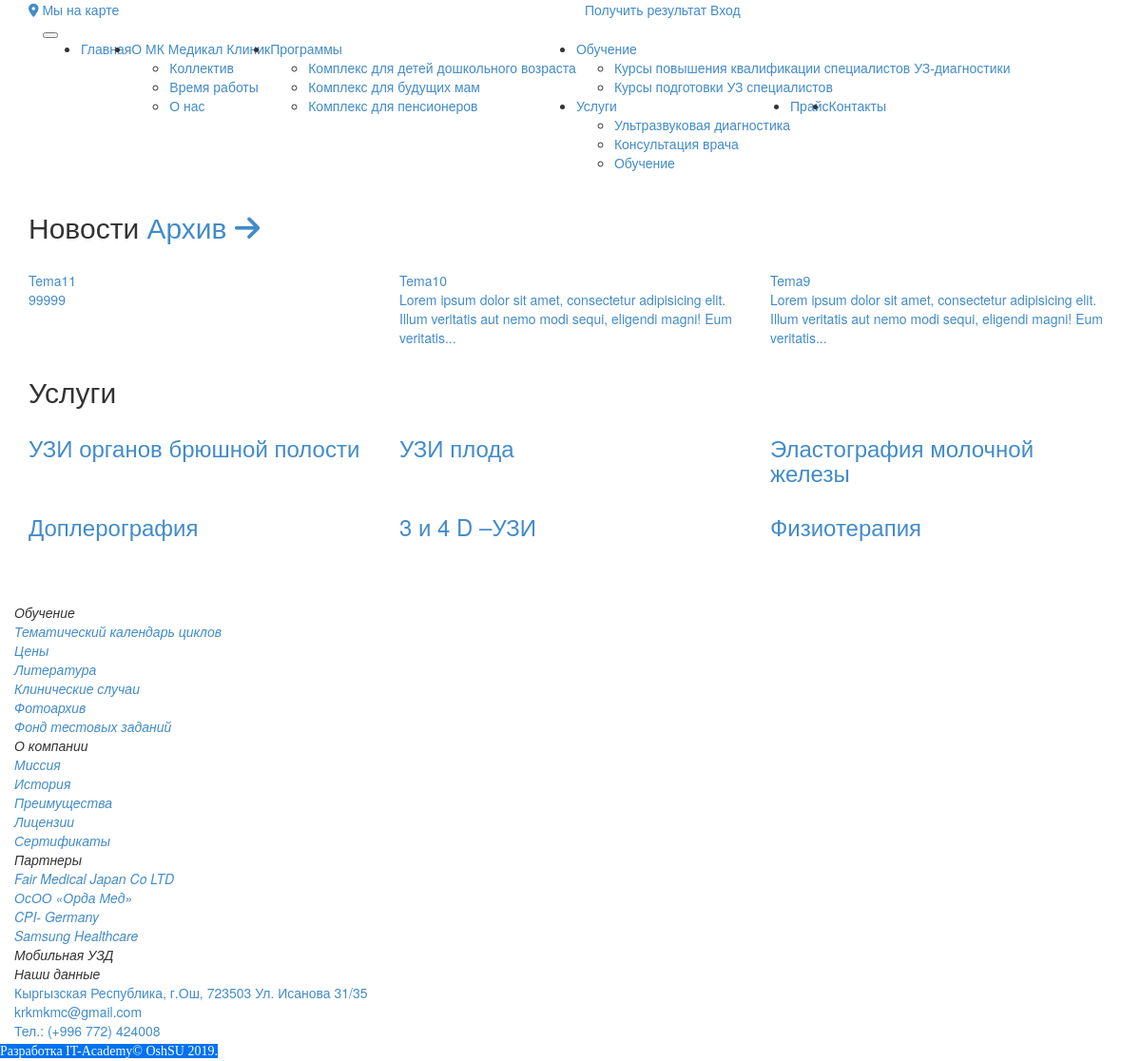
Before: / with the older database file.
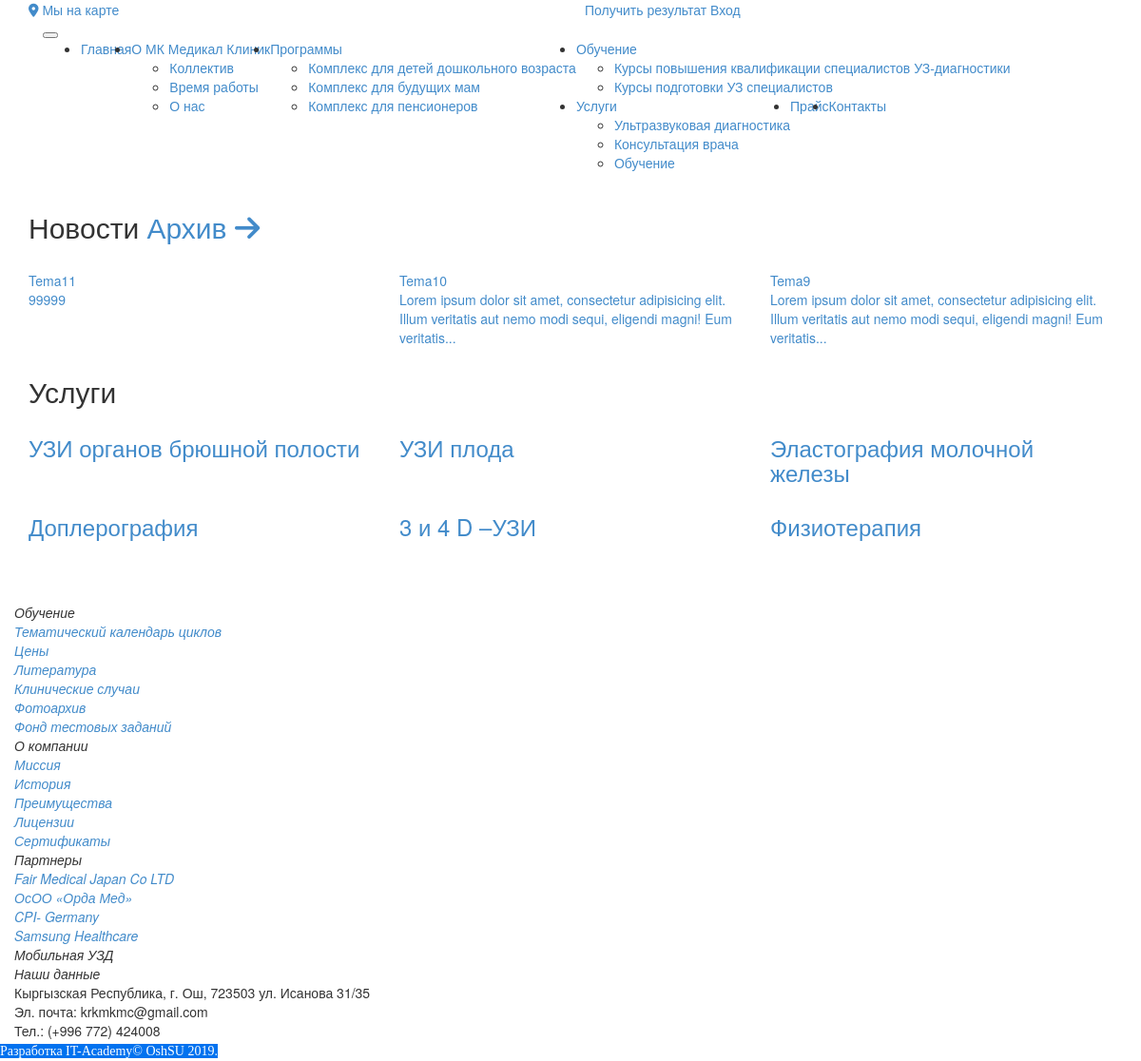
After: the same page with the newer database file.
### tables this page shows
CREATE TABLE IF NOT EXISTS `ex_menu` (
  `id` int(11) NOT NULL AUTO_INCREMENT,
  `sort` int(11) DEFAULT '0',
  `id_parent` int(11) DEFAULT '0',
  `id_page` int(11) DEFAULT NULL,
  `url` varchar(255) DEFAULT NULL,
  `target` varchar(50) DEFAULT NULL,
  `name_kg` varchar(255) DEFAULT NULL,
  `name_ru` varchar(255) DEFAULT NULL,
  `name_en` varchar(255) NOT NULL,
  PRIMARY KEY (`id`)
);

CREATE TABLE IF NOT EXISTS `ex_page` (
  `id` int(11) NOT NULL AUTO_INCREMENT,
  `id_type_page` int(11) DEFAULT NULL,
  `id_page_tema` int(11) NOT NULL,
  `id_user` int(11) NOT NULL,
  `user` varchar(100) NOT NULL,
  `address` varchar(250) NOT NULL,
  `vrem_ot` datetime DEFAULT NULL,
  `vrem_do` datetime DEFAULT NULL,
  `foto` varchar(255) DEFAULT NULL,
  `foto_thumb` varchar(250) NOT NULL,
  `video` varchar(255) DEFAULT NULL,
  `audio` varchar(250) NOT NULL,
  `url` varchar(250) NOT NULL,
  `log` int(11) DEFAULT '1',
  `stat` int(11) DEFAULT '0',
  `vrem` datetime DEFAULT NULL,
  `tema_kg` varchar(255) NOT NULL,
  `tema_ru` varchar(255) DEFAULT NULL,
  `tema_en` varchar(250) NOT NULL,
  `page_text_kg` text NOT NULL,
  `page_text_ru` text NOT NULL,
  `page_text_en` text,
  `key_text_kg` varchar(255) DEFAULT NULL,
  `key_text_ru` varchar(255) DEFAULT NULL,
  `key_text_en` varchar(250) NOT NULL,
  `gallery_thumb` text NOT NULL,
  `gallery` text NOT NULL,
  PRIMARY KEY (`id`)
);

### application/controllers/Pages.php (called while the page is built, shortened)
<?php
class Pages extends CI_Controller {
	public function index($id=0)	{
		$this->load->model('Get_model');
		$this->load->view('head_view');
		$data['main_menu'] = $this->Get_model->md_menu(1);
		$data['main_page_news'] = $this->Get_model->main_page_news(1,3);
		$data['uslugi'] = $this->Get_model->uslugi();
		$data['slider'] = $this->Get_model->slider(23);
		$data['footer_menu'] = $this->Get_model->md_menu(108);
		$this->load->view('header_view',$data);
		$this->load->view('slider_view');
		$this->load->view('news_view');
		$this->load->view('middle_view',$data);
		$this->load->view('footer_view',$data);
	}
}

### index.php (called while the page is built, shortened)
<?php
require_once BASEPATH.'core/CodeIgniter.php';

### application/models/Get_model.php (called while the page is built, shortened)
<?php
class Get_model extends CI_Model {
function md_menu($id) {
      $query = $this->db->get('ex_menu');
      return $query->result_array();
}
function main_page_news($id,$limit) {
    $query = $this->db->get('ex_page');
    return $query->result_array();
}
function  uslugi(){
   $query = $this->db->get('ex_page');
   return $query->result_array();
}
function footer_content($id) {
      $query = $this->db->get('ex_page');
      return $query->result_array();
}
}

### application/views/header_view.php (the view, shortened to what this page needs)
<body class="mh-100">
	<div class="header">
		<div class="top">
			<div class="container">
				<div class="row no-gutters">
					<div class="col-xs-12 col-sm-6 ">
						<div class="leftline">
							<a href="" data-toggle="modal" data-target="#mapmodal"><i class="fa fa-map-marker" aria-hidden="true"></i> Мы на карте</a>
						</div>
					</div>
					<div class="col-xs-12 col-sm-6 ">
						<div class="rightline">
							<a href="<?php echo base_url().'index.php/Pages/results'; ?>" class="red">Получить результат</a>
							<?php
								if ($_SESSION['user_login_check']==1) {
									echo '<a href="'.base_url('index.php/Pages/user_go_out').'" class="register">Выход</a>';
								}
								else{
									echo '<a href="" data-toggle="modal" data-target="#loginmodal" class="register">Вход</a>';
								}
							?>
						</div>
					</div>
				</div>
			</div>
		</div>
	</div>
	<div class="menu fixed-box">
		<nav class="navbar navbar-expand-lg navbar-light bg-light fixed-div">
			<div class="container">
				<a class="navbar-brand" href="<?php echo base_url(); ?>"><img src="<?php echo base_url().'assets/images/logo/logo2.png'; ?>" alt=""></a>
				<button class="navbar-toggler" type="button" data-toggle="collapse" data-target="#navbarSupportedContent" aria-controls="navbarSupportedContent" aria-expanded="false" aria-label="Toggle navigation">
				</button>
				<div class="collapse navbar-collapse" id="navbarSupportedContent">
					<ul class="navbar-nav ml-auto menu_click">
						<?php
						$i=false;
						foreach ($main_menu as $u_menu){
							$under_menu = $this->Get_model->md_menu($u_menu['id']);
							?>
							<li <?php if  ($i==false) echo 'class="active"' ?> >
								<?php echo '<a href="';
								if($u_menu['url']=='') {
									echo base_url().'index.php/pages/ulpage/'.$u_menu['id'];
								}
								else{
								  echo $u_menu['url'];
								}
									echo '">'.$u_menu['name_ru'].'</a>';
								?>
								<ul class="q1">
									<?php  foreach ($under_menu as $u_menu){ ?>
										<li><?php
										echo '<a href="';
										if($u_menu['url']=='') {echo base_url().'index.php/pages/ulpage/'.$u_menu['id'];;}
										else {echo $u_menu['url'].'/'.$u_menu['id_page'];}
										echo '">'.$u_menu['name_ru'].'</a>'; ?>
									</li>
								<?php } ?>
							</ul>
						</li>
						<?php
						$i=true;
					} ?>
				</ul>
			</div>
		</div>
	</nav>
</div>

### application/views/head_view.php (shortened to what this page needs)
<!DOCTYPE html>
<html lang="en">
<head>
	<link rel="stylesheet" href="<?php echo base_url().'assets/css/bootstrap.css';?>">
	<link rel="stylesheet" href="<?php echo base_url().'assets/css/font-awesome.css'; ?>">
	<link rel="stylesheet" href="<?php echo base_url().'assets/css/slick.css'; ?>">
	<link rel="stylesheet" href="<?php echo base_url().'assets/css/slick-theme.css'; ?>">
	<link rel="stylesheet" href="<?php echo base_url().'assets/css/animate.css'; ?>">
	<link rel="stylesheet" href="<?php echo base_url().'assets/css/style.css'; ?>">
</head>

### application/views/slider_view.php (shortened to what this page needs)
<div class="slider">
				<div id="demo" class="carousel slide" data-ride="">
					<ul class="carousel-indicators">
						<li data-target="#demo" data-slide-to="0" class="active"></li>
						<li data-target="#demo" data-slide-to="1"></li>
						<li data-target="#demo" data-slide-to="2"></li>
					</ul>
				</div>
						</div>

### application/views/news_view.php (shortened to what this page needs)
<div class="content">
	<div class="container">
		<h2 class="service">Новости <a href="<?php echo base_url('index.php/pages/arhiv');?>">Архив <i class="fa fa-arrow-right"></i></a></h2>
		<div class="row news">
			<?php
			foreach ($main_page_news as $news):
				?>
				<div class="col-md-4">
					<?php
					echo '<a href="';
					if($news['url']==false) {echo base_url('index.php/pages/page/').$news['id'];}
					else {echo $news['url'];} echo '">'
					?>
					<div class="news-block">
						<div class="news-img" style="">
						</div>
						<div class="news-title">
							<?php
							if (strlen($news['tema_ru']) < 50) {
								echo $news['tema_ru'] . '<br>';
							} else {
								$text6 = substr($news['tema_ru'], 0, strpos($news['tema_ru'], ' ', strlen(substr($news['tema_ru'], 0, 50))));
								echo $text6 . '...';
							}
							?>
						</div>
						<div class="news-text">
							<?php
							if (strlen($news['page_text_ru']) < 120) {
								echo $news['page_text_ru'] . '<br><br>';
							}
							else {
								$text5 = substr($news['page_text_ru'], 0, strpos($news['page_text_ru'], ' ', strlen(substr($news['page_text_ru'], 0, 120))));
								echo $text5 . '...';
							}
							?>
						</div>
					</div>
				</a>
			</div>
		<?php endforeach ?>
	</div>
</div>
</div>

### application/views/middle_view.php (shortened to what this page needs)
<div class="content">
	<div class="container">
		<h2 class="service">Услуги</h2>
		<div class="row padddingbottom">
			<?php
				foreach ($uslugi as $us) {
			?>
						<div class="col-sm-6 col-md-4">
							<div class="radius">
								<a href="<?php echo base_url('index.php/pages/uslugi_detail/'.$us['id']); ?>" class="obertka">
									<h3><?php echo $us['tema_ru']; ?></h3>
								</a>
							</div>
						</div>
			<?php
				}
			?>
		</div>
	</div>
</div>

### application/views/footer_view.php (shortened to what this page needs)
<div class="footer">
	<div class="container">
		<h3 style="color: #fff;letter-spacing: 5px">Medical Clinic</h3>
		<div class="row foooter no-gutters">
			<?php
			foreach ($footer_menu as $f_menu) {
				$footer_under_menu = $this->Get_model->md_menu($f_menu['id']);
			 ?>
			<div class="col">
				<div><span class="foot_title"><i><?php echo $f_menu['name_ru'];  ?></i></span></div>
				<?php
				if ($f_menu['id_page']<1) {
				  foreach ($footer_under_menu as $f_u_menu){
				 ?>
				<div><a href="
					<?php
					if($f_u_menu['url']=='') {
									echo base_url().'index.php/pages/ulpage/'.$f_u_menu['id'];
								}
								else{
								  echo $f_u_menu['url'];
								}
				 ?>
				 "><i class="anim_border"><?php echo $f_u_menu['name_ru']; ?></i></a></div>
			<?php }}
			else{
				$footer_content = $this->Get_model->footer_content($f_menu['id_page']);
				foreach ($footer_content as $f_content){
			?>
			<div>
			<?php
					echo $f_content['page_text_ru'];
				}
				?>
			</div>
				<?php
			} ?>
			</div>
			<?php } ?>
		</div>
	</div>
	<span style="color: #fff;background: #0072EF;margin-bottom:-20px;padding-bottom: 0;font-family: Calibri">Разработка IT-Academy© OshSU 2019.</span>
</div>
			</body>
			</html>

Changed rows visible on the page:
changed ex_page: page_text_ru "Кыргызская Республика, г.Ош, 723503 Ул. Исанова 31/35 krkmkmc@gmail.com Тел.: (+996 772) 424008" → "Кыргызская Республика, г. Ош, 723503 ул. Исанова 31/35 Эл. почта: krkmkmc@gmail.com Тел.: (+996 772) 424008"
